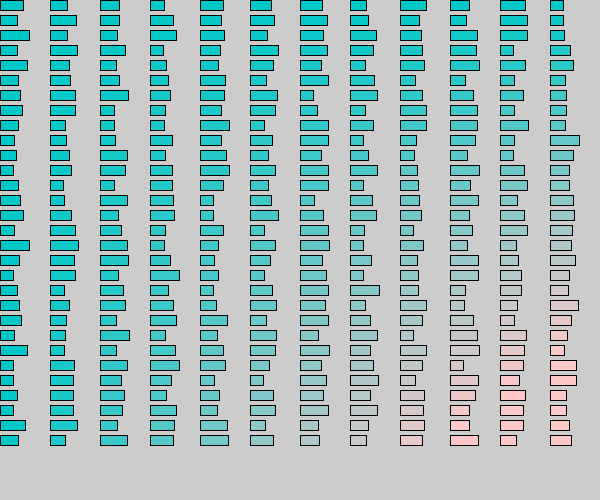
Frame 1 (no input)
Frame 60 (the mouse pressed at the canvas centre just before this capture): identical to frame 1, image omitted
Frame 120 (the mouse held since frame 60 and released just before this capture): identical to frame 1, image omitted

The Processing sketch that drew this single still picture (run headless with seeded random() and noise(); from frame 60 on, the mouse is pressed at the canvas centre):

// Processing sketch: array_barritas_2D
// ── array_barritas_2D.pde
int nColumnas = 12;
int nFilas = 30;
float [][] largos = new float [nColumnas][nFilas];
color [][] colores = new color [nColumnas][nFilas]; 
// float [] largos= { 10,30,40,29,134,23,5,278,17 };



void setup() {
  size(600, 500);
  for (int i=0; i<nColumnas; i++) {
    for (int j=0; j<nFilas; j++) {
      largos[i][j]= random(13, 30);
      colores[i][j] = color (j*i, 200, 200);
    }
  }
}


void draw() {
  for (int i=0; i<nColumnas; i++) {
    for (int j=0; j<nFilas; j++) {
      fill(colores[i][j]);
      rect(i*50, j*15, largos[i][j], 10);
    }
  }
}
